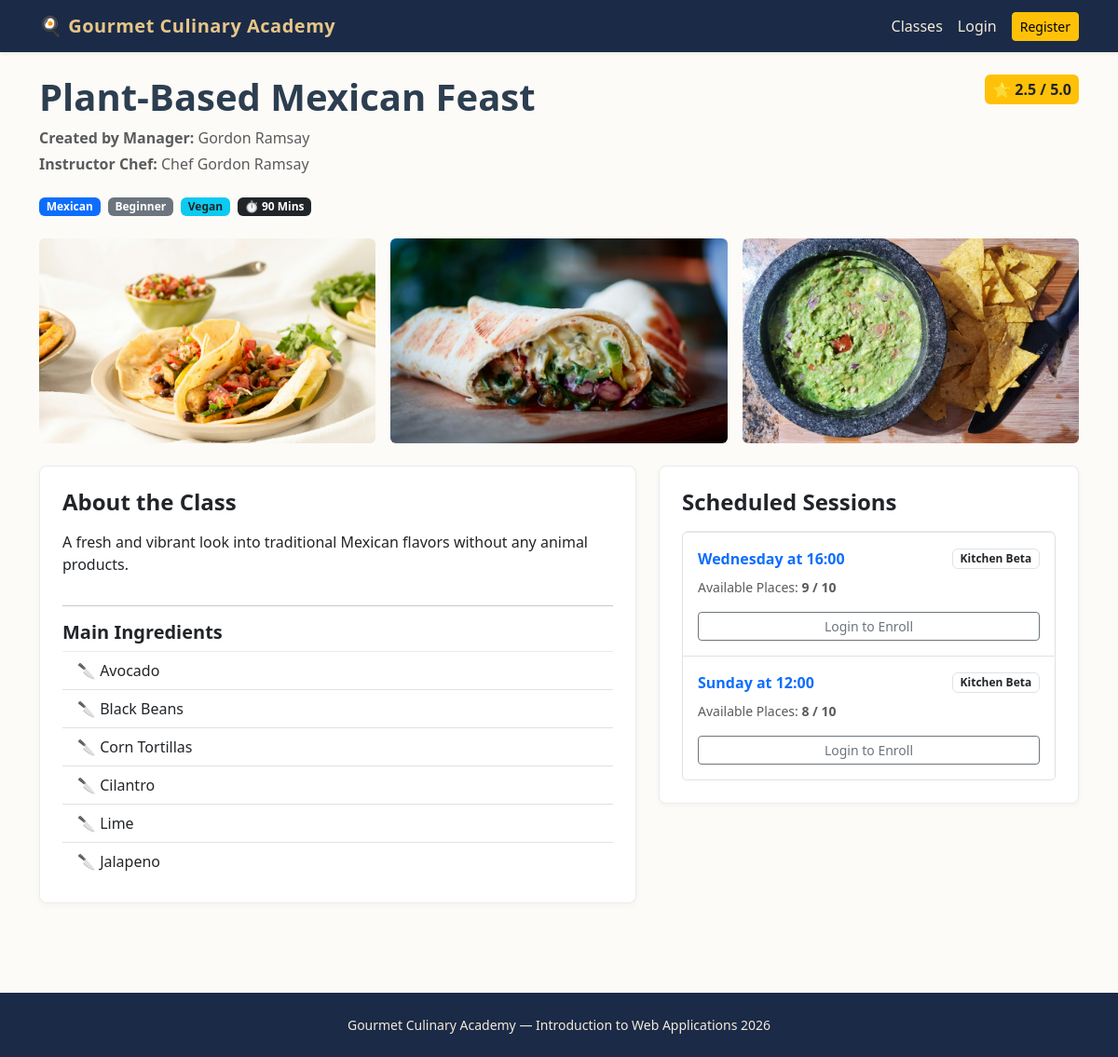
The page /class/3 on the database its author committed.
### tables this page shows
CREATE TABLE cooking_classes (
    id INTEGER PRIMARY KEY AUTOINCREMENT,
    manager_id INTEGER NOT NULL,
    title TEXT NOT NULL UNIQUE,
    cuisine TEXT NOT NULL,
    difficulty TEXT NOT NULL CHECK(difficulty IN ('Beginner', 'Intermediate', 'Advanced')),
    duration INTEGER NOT NULL,
    dietary_category TEXT NOT NULL CHECK(dietary_category IN ('Standard', 'Vegetarian', 'Vegan', 'Gluten-free')),
    chef_name TEXT NOT NULL,
    ingredients TEXT NOT NULL, -- Virgülle ayrılmış en az 4 malzeme
    description TEXT NOT NULL,
    photo_1 TEXT NOT NULL,
    photo_2 TEXT NOT NULL,
    photo_3 TEXT NOT NULL,
    FOREIGN KEY (manager_id) REFERENCES users(id) ON DELETE CASCADE
);

CREATE TABLE class_sessions (
    id INTEGER PRIMARY KEY AUTOINCREMENT,
    class_id INTEGER NOT NULL,
    day_of_week TEXT NOT NULL CHECK(day_of_week IN ('Monday', 'Tuesday', 'Wednesday', 'Thursday', 'Friday', 'Saturday', 'Sunday')),
    start_time TEXT NOT NULL, -- HH:MM formatında
    kitchen_name TEXT NOT NULL,
    max_capacity INTEGER NOT NULL DEFAULT 10,
    FOREIGN KEY (class_id) REFERENCES cooking_classes(id) ON DELETE CASCADE
);

### routes/home_routes.py (the view)
@home_bp.route("/class/<int:class_id>")
def class_detail(class_id):
    class_data, sessions = get_class_by_id(class_id)
    if not class_data:
        return render_template("404.html"), 404
    return render_template("class_detail.html", class_data=class_data, sessions=sessions)

### app.py (called while the page is built)
@app.after_request
def add_header(response):
    response.headers["Cache-Control"] = (
        "no-store, no-cache, must-revalidate, post-check=0, pre-check=0, max-age=0"
    )
    response.headers["Pragma"] = "no-cache"
    response.headers["Expires"] = "-1"
    return response

### database/database.py (called while the page is built)
def get_db():
    conn = sqlite3.connect(DATABASE, timeout=10.0)
    conn.row_factory = sqlite3.Row
    conn.execute("PRAGMA foreign_keys = ON")
    return conn

### templates/class_detail.html (shortened to what this page needs)
{% extends "base.html" %}
{% block content %}
<article class="mb-5">
    <header class="mb-4">
        <div class="d-flex justify-content-between align-items-start flex-wrap gap-2">
            <div>
                <h1 class="display-6 fw-bold mb-2">{{ class_data.title }}</h1>
                <p class="text-muted mb-1">
                     <strong>Created by Manager:</strong> {{ class_data.manager_name }}
                </p>
                <p class="text-muted">
                     <strong>Instructor Chef:</strong> {{ class_data.chef_name }}
                </p>
            </div>
            <div class="text-end">
                {% if class_data.total_ratings and class_data.total_ratings > 0 %}
                    <span class="badge bg-warning text-dark fs-6 p-2">⭐ {{ "%.1f"|format(class_data.avg_rating) }} / 5.0</span>
                {% else %}
                    <span class="badge bg-light text-muted border fs-6 p-2">No ratings yet</span>
                {% endif %}
            </div>
        </div>
        <div class="d-flex gap-2 flex-wrap mt-2">
            <span class="badge bg-primary">{{ class_data.cuisine }}</span>
            <span class="badge bg-secondary">{{ class_data.difficulty }}</span>
            <span class="badge bg-info text-dark">{{ class_data.dietary_category }}</span>
            <span class="badge bg-dark">⏱️ {{ class_data.duration }} Mins</span>
        </div>
    </header>
    <section class="row g-3 mb-4">
        <div class="col-md-4">
            <img src="{{ class_data.photo_1 }}" class="img-fluid w-100 gallery-img rounded" alt="Promotional Photo 1">
        </div>
        <div class="col-md-4">
            <img src="{{ class_data.photo_2 }}" class="img-fluid w-100 gallery-img rounded" alt="Promotional Photo 2">
        </div>
        <div class="col-md-4">
            <img src="{{ class_data.photo_3 }}" class="img-fluid w-100 gallery-img rounded" alt="Promotional Photo 3">
        </div>
    </section>
    <div class="row g-4">
        <section class="col-lg-7">
            <div class="card card-culinary p-4 mb-4">
                <h2 class="h4 fw-bold mb-3">About the Class</h2>
                <p class="card-text">{{ class_data.description }}</p>
                <hr>
                <h3 class="h5 fw-bold mb-2">Main Ingredients</h3>
                <ul class="list-group list-group-flush">
                    {% for ingredient in class_data.ingredients.split(',') %}
                        <li class="list-group-item bg-transparent">🔪 {{ ingredient.strip() }}</li>
                    {% endfor %}
                </ul>
            </div>
        </section>
        <section class="col-lg-5">
            <div class="card card-culinary p-4">
                <h2 class="h4 fw-bold mb-3">Scheduled Sessions</h2>
                {% if sessions %}
                    <div class="list-group">
                        {% for s in sessions %}
                            <div class="list-group-item d-flex flex-column gap-2 py-3">
                                <div class="d-flex justify-content-between align-items-center">
                                    <strong class="text-primary">{{ s.day_of_week }} at {{ s.start_time[:5] }}</strong>
                                    <span class="badge bg-outline-dark text-dark border">{{ s.kitchen_name }}</span>
                                </div>
                                <div class="d-flex justify-content-between align-items-center small text-muted">
                                    <span>Available Places: <strong>{{ s.available_slots }} / {{ s.max_capacity }}</strong></span>
                                </div>
                                {% if current_user.is_authenticated %}
                                    {% if current_user.role == 'Student' %}
                                        <form method="post" action="{{ url_for('student.enroll', session_id=s.id) }}" class="mt-2">
                                            {% if s.available_slots > 0 %}
                                                <button type="submit" class="btn btn-sm btn-success w-100">Enroll in Session</button>
                                            {% else %}
                                                <button type="submit" class="btn btn-sm btn-warning w-100">Join Waiting List</button>
                                            {% endif %}
                                        </form>
                                    {% endif %}
                                {% else %}
                                    <a href="{{ url_for('auth.login') }}" class="btn btn-sm btn-outline-secondary w-100 mt-2">Login to Enroll</a>
                                {% endif %}
                            </div>
                        {% endfor %}
                    </div>
                {% else %}
                    <p class="text-muted mb-0">No active sessions for this class yet.</p>
                {% endif %}
            </div>
        </section>
    </div>
</article>
{% endblock %}

### static/css/style.css (style rules this page uses)
body { background-color: #fdfbf7; color: #2c3e50; font-family: "Segoe UI", Tahoma, Geneva, Verdana, sans-serif; min-height: 100vh; display: flex; flex-direction: column; }
.card-culinary { border: 1px solid #e9ecef; border-radius: 8px; transition: transform 0.15s ease, box-shadow 0.15s ease; box-shadow: 0 2px 6px rgba(0,0,0,0.04); }
.gallery-img { height: 220px; object-fit: cover; border-radius: 6px; }

### rows shown on the page
cooking_classes: title "Plant-Based Mexican Feast", chef_name "Chef Gordon Ramsay", cuisine "Mexican", difficulty "Beginner", dietary_category "Vegan", duration "90", photo_1 (picture), photo_2 (picture), photo_3 (picture), description "A fresh and vibrant look into traditional Mexican flavors without any animal products."
class_sessions: day_of_week "Wednesday", start_time "16:00", kitchen_name "Kitchen Beta", available_slots "9", max_capacity "10"
class_sessions: day_of_week "Sunday", start_time "12:00", kitchen_name "Kitchen Beta", available_slots "8", max_capacity "10"

### other values the page prints
{{ class_data.manager_name }} "Gordon Ramsay"
{{ "%.1f"|format(class_data.avg_rating) }} "2.5"
{{ ingredient.strip() }} "Avocado" "Black Beans" "Corn Tortillas" "Cilantro" "Lime" "Jalapeno"
